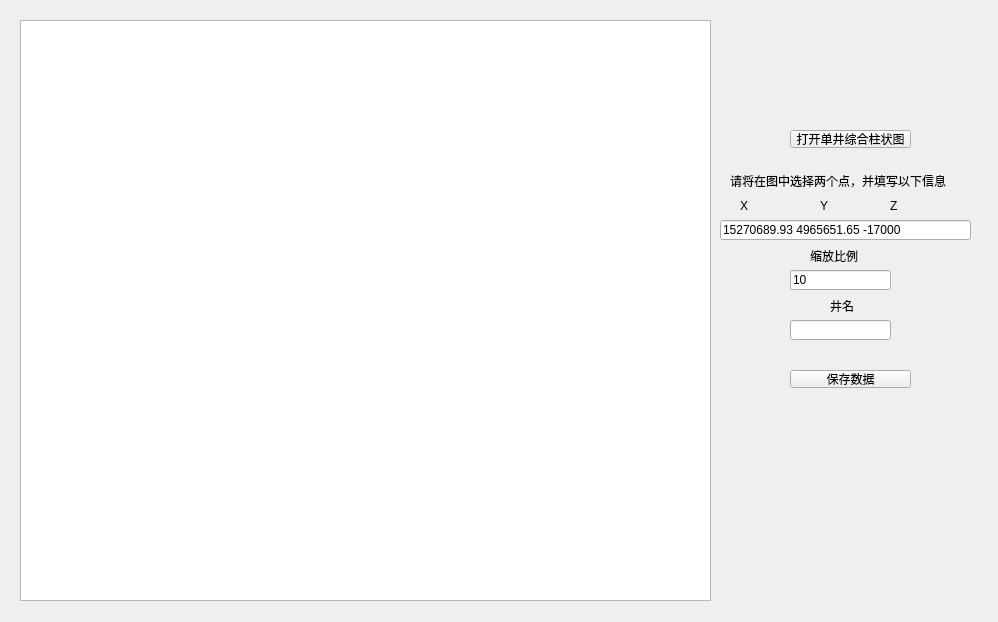
<?xml version="1.0" encoding="UTF-8"?>
<ui version="4.0">
 <class>SingleWellDialog</class>
 <widget class="QDialog" name="SingleWellDialog">
  <property name="geometry">
   <rect>
    <x>0</x>
    <y>0</y>
    <width>998</width>
    <height>622</height>
   </rect>
  </property>
  <property name="windowTitle">
   <string>Dialog</string>
  </property>
  <widget class="QGraphicsView" name="graphicsView">
   <property name="geometry">
    <rect>
     <x>20</x>
     <y>20</y>
     <width>691</width>
     <height>581</height>
    </rect>
   </property>
  </widget>
  <widget class="QLabel" name="label">
   <property name="geometry">
    <rect>
     <x>740</x>
     <y>200</y>
     <width>54</width>
     <height>12</height>
    </rect>
   </property>
   <property name="text">
    <string>X</string>
   </property>
  </widget>
  <widget class="QLineEdit" name="lineEdit">
   <property name="geometry">
    <rect>
     <x>720</x>
     <y>220</y>
     <width>251</width>
     <height>20</height>
    </rect>
   </property>
   <property name="text">
    <string>15270689.93 4965651.65 -17000</string>
   </property>
  </widget>
  <widget class="QToolButton" name="toolButton_5">
   <property name="geometry">
    <rect>
     <x>790</x>
     <y>130</y>
     <width>121</width>
     <height>18</height>
    </rect>
   </property>
   <property name="text">
    <string>打开单井综合柱状图</string>
   </property>
  </widget>
  <widget class="QLabel" name="label_8">
   <property name="geometry">
    <rect>
     <x>810</x>
     <y>250</y>
     <width>54</width>
     <height>12</height>
    </rect>
   </property>
   <property name="text">
    <string>缩放比例</string>
   </property>
  </widget>
  <widget class="QLineEdit" name="lineEdit_2">
   <property name="geometry">
    <rect>
     <x>790</x>
     <y>270</y>
     <width>101</width>
     <height>20</height>
    </rect>
   </property>
   <property name="text">
    <string>10</string>
   </property>
  </widget>
  <widget class="QLabel" name="label_3">
   <property name="geometry">
    <rect>
     <x>890</x>
     <y>200</y>
     <width>54</width>
     <height>12</height>
    </rect>
   </property>
   <property name="text">
    <string>Z</string>
   </property>
  </widget>
  <widget class="QToolButton" name="toolButton_6">
   <property name="geometry">
    <rect>
     <x>790</x>
     <y>370</y>
     <width>121</width>
     <height>18</height>
    </rect>
   </property>
   <property name="text">
    <string>保存数据</string>
   </property>
  </widget>
  <widget class="QLabel" name="label_2">
   <property name="geometry">
    <rect>
     <x>820</x>
     <y>200</y>
     <width>54</width>
     <height>12</height>
    </rect>
   </property>
   <property name="text">
    <string>Y</string>
   </property>
  </widget>
  <widget class="QLabel" name="label_7">
   <property name="geometry">
    <rect>
     <x>830</x>
     <y>300</y>
     <width>54</width>
     <height>12</height>
    </rect>
   </property>
   <property name="text">
    <string>井名</string>
   </property>
  </widget>
  <widget class="QLineEdit" name="lineEdit_3">
   <property name="geometry">
    <rect>
     <x>790</x>
     <y>320</y>
     <width>101</width>
     <height>20</height>
    </rect>
   </property>
   <property name="text">
    <string/>
   </property>
  </widget>
  <widget class="QLabel" name="label_6">
   <property name="geometry">
    <rect>
     <x>730</x>
     <y>170</y>
     <width>261</width>
     <height>21</height>
    </rect>
   </property>
   <property name="text">
    <string>请将在图中选择两个点，并填写以下信息</string>
   </property>
  </widget>
 </widget>
 <resources/>
 <connections/>
</ui>
